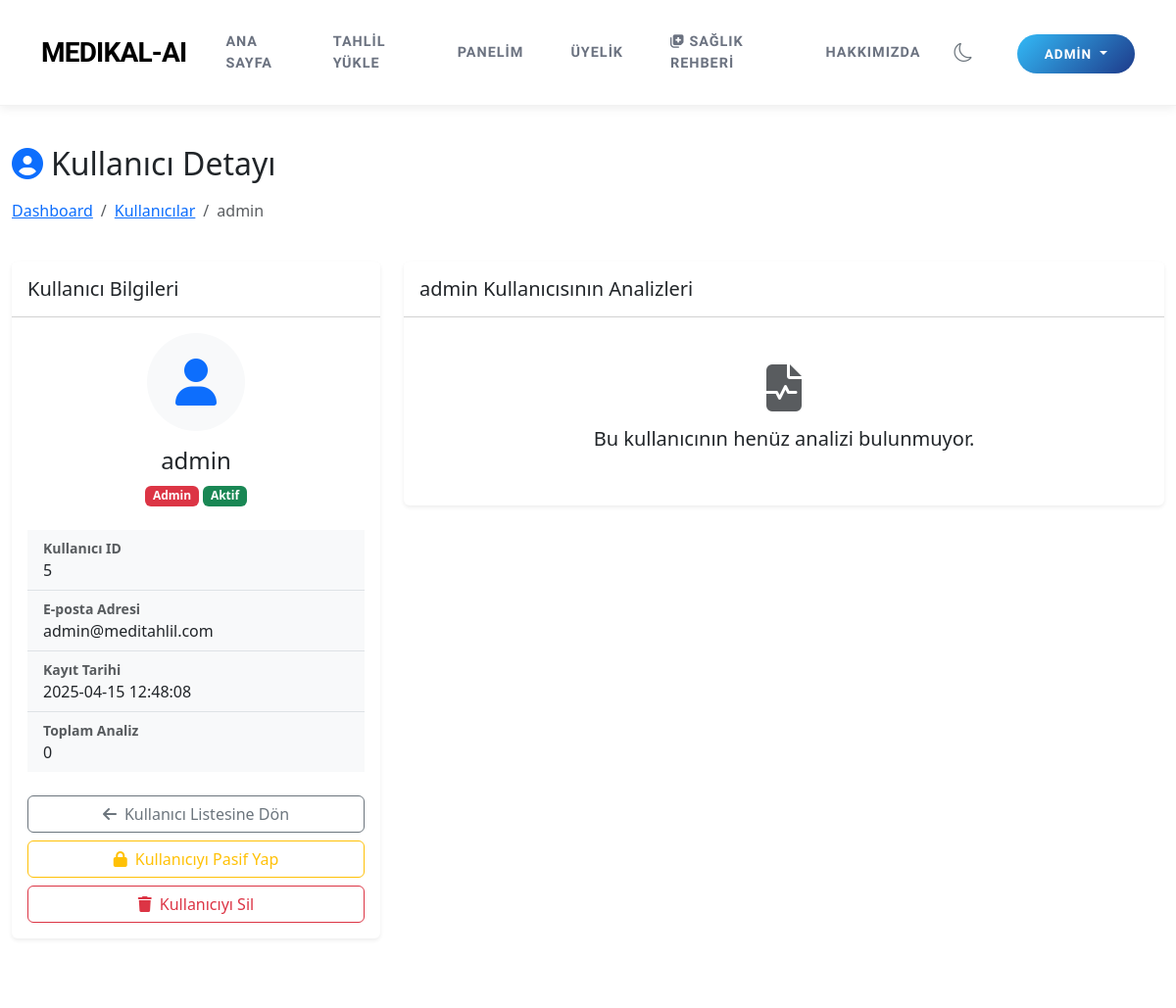
The app's page /admin/users/5 (signed in, upper part), older data.
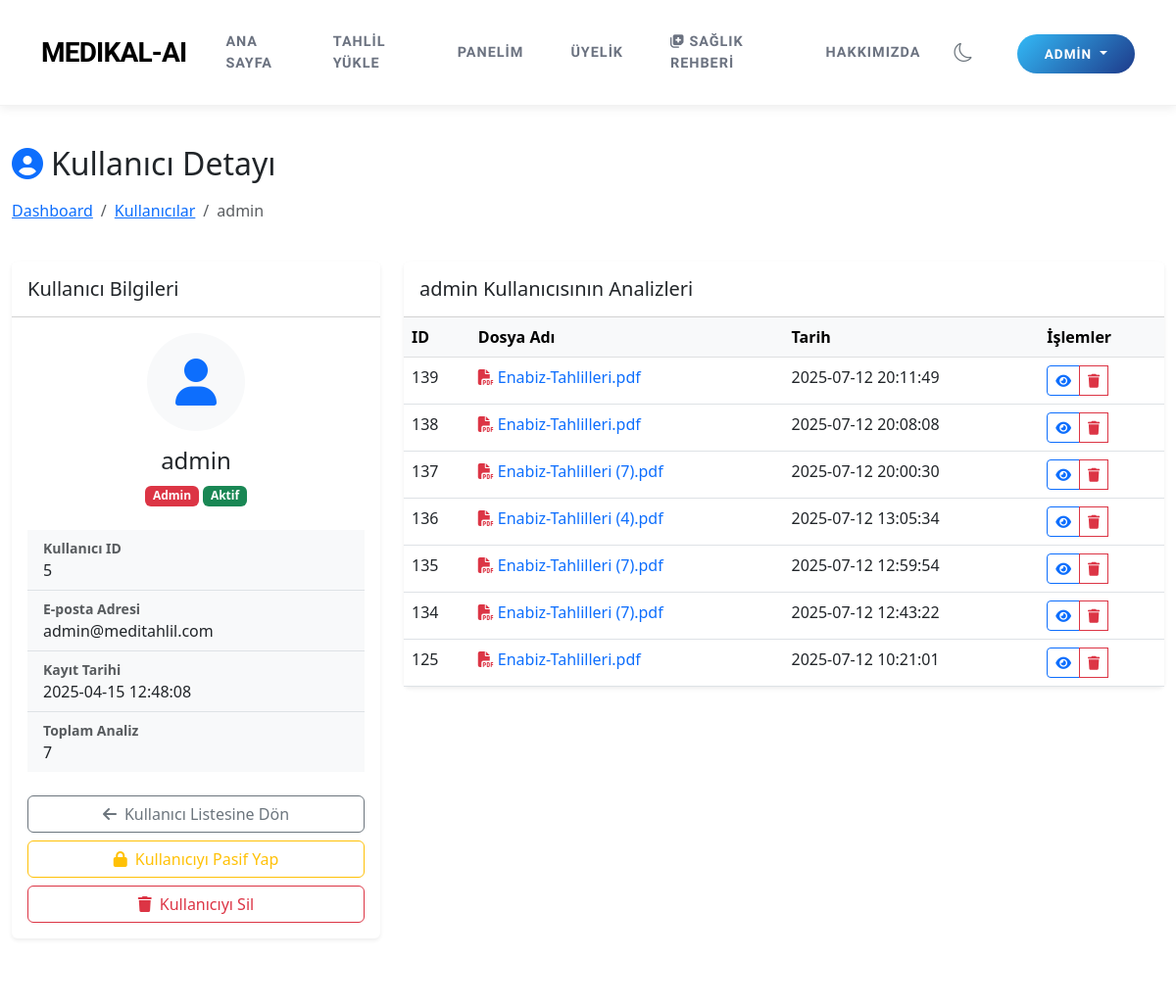
The same page, newer data.
### tables this page shows
CREATE TABLE users (
        id INTEGER PRIMARY KEY AUTOINCREMENT,
        username TEXT UNIQUE NOT NULL,
        password TEXT NOT NULL,
        email TEXT UNIQUE NOT NULL,
        created_at TIMESTAMP DEFAULT CURRENT_TIMESTAMP
    , role TEXT DEFAULT 'user', is_active BOOLEAN DEFAULT 1, login_count INTEGER DEFAULT 0, subscription_plan TEXT DEFAULT 'free', stripe_customer_id TEXT, subscription_status TEXT DEFAULT 'active', subscription_end_date TIMESTAMP);

CREATE TABLE analyses (
        id INTEGER PRIMARY KEY AUTOINCREMENT,
        user_id INTEGER,
        file_name TEXT,
        analysis_text TEXT,
        analysis_result TEXT,
        created_at TIMESTAMP DEFAULT CURRENT_TIMESTAMP, analysis_json TEXT, analysis_type TEXT DEFAULT 'kan',
        FOREIGN KEY (user_id) REFERENCES users (id)
    );

### app.py (the view)
@app.route('/admin/users/<int:user_id>')
@admin_required
def admin_user_detail(user_id):
    conn = sqlite3.connect(DB_PATH)
    conn.row_factory = sqlite3.Row
    c = conn.cursor()
    c.execute("SELECT * FROM users WHERE id = ?", (user_id,))
    user = c.fetchone()
    if not user:
        conn.close()
        flash('Kullanıcı bulunamadı!', 'danger')
        return redirect(url_for('admin_users'))
    c.execute("SELECT * FROM analyses WHERE user_id = ? ORDER BY created_at DESC", (user_id,))
    analyses = c.fetchall()
    conn.close()
    return render_template('admin/user_detail.html', user=user, analyses=analyses)

### templates/admin/user_detail.html (shortened to what this page needs)
{% extends "layout.html" %}
{% block content %}
<div class="container-fluid py-4">
    <div class="row mb-4">
        <div class="col-md-12">
            <h2 class="mb-3"><i class="fas fa-user-circle me-2 text-primary"></i>Kullanıcı Detayı</h2>
            <nav aria-label="breadcrumb">
                <ol class="breadcrumb">
                    <li class="breadcrumb-item"><a href="{{ url_for('admin_dashboard') }}">Dashboard</a></li>
                    <li class="breadcrumb-item"><a href="{{ url_for('admin_users') }}">Kullanıcılar</a></li>
                    <li class="breadcrumb-item active">{{ user.username }}</li>
                </ol>
            </nav>
        </div>
    </div>
    <div class="row g-4">
        <div class="col-md-4">
            <div class="card border-0 shadow-sm">
                <div class="card-header bg-white py-3">
                    <h5 class="mb-0">Kullanıcı Bilgileri</h5>
                </div>
                <div class="card-body">
                    <div class="text-center mb-4">
                        <div class="bg-light rounded-circle mx-auto mb-3 d-flex align-items-center justify-content-center" style="width: 100px; height: 100px;">
                            <i class="fas fa-user text-primary" style="font-size: 3rem;"></i>
                        </div>
                        <h4>{{ user.username }}</h4>
                        {% if user.role == 'admin' %}
                        <span class="badge bg-danger">Admin</span>
                        {% else %}
                        <span class="badge bg-primary">Kullanıcı</span>
                        {% endif %}
                        {% if user.is_active %}
                        <span class="badge bg-success">Aktif</span>
                        {% else %}
                        <span class="badge bg-danger">Pasif</span>
                        {% endif %}
                    </div>
                    <div class="list-group list-group-flush">
                        <div class="list-group-item bg-light">
                            <div class="fw-bold text-muted small">Kullanıcı ID</div>
                            <div>{{ user.id }}</div>
                        </div>
                        <div class="list-group-item bg-light">
                            <div class="fw-bold text-muted small">E-posta Adresi</div>
                            <div>{{ user.email }}</div>
                        </div>
                        <div class="list-group-item bg-light">
                            <div class="fw-bold text-muted small">Kayıt Tarihi</div>
                            <div>{{ user.created_at }}</div>
                        </div>
                        <div class="list-group-item bg-light">
                            <div class="fw-bold text-muted small">Toplam Analiz</div>
                            <div>{{ analyses|length }}</div>
                        </div>
                    </div>
                    <div class="d-grid gap-2 mt-4">
                        <a href="{{ url_for('admin_users') }}" class="btn btn-outline-secondary">
                            <i class="fas fa-arrow-left me-2"></i>Kullanıcı Listesine Dön
                        </a>
                        {% if user.id != 1 %}
                        <a href="{{ url_for('admin_toggle_user', user_id=user.id) }}" class="btn btn-outline-warning">
                            {% if user.is_active %}
                            <i class="fas fa-lock me-2"></i>Kullanıcıyı Pasif Yap
                            {% else %}
                            <i class="fas fa-lock-open me-2"></i>Kullanıcıyı Aktif Yap
                            {% endif %}
                        </a>
                        <button type="button" class="btn btn-outline-danger" data-bs-toggle="modal" data-bs-target="#deleteUserModal">
                            <i class="fas fa-trash me-2"></i>Kullanıcıyı Sil
                        </button>
                        {% endif %}
                    </div>
                </div>
            </div>
        </div>
        <div class="col-md-8">
            <div class="card border-0 shadow-sm">
                <div class="card-header bg-white py-3">
                    <h5 class="mb-0">{{ user.username }} Kullanıcısının Analizleri</h5>
                </div>
                <div class="card-body p-0">
                    {% if analyses %}
                    <div class="table-responsive">
                        <table class="table table-hover mb-0">
                            <thead class="table-light">
                                <tr>
                                    <th>ID</th>
                                    <th>Dosya Adı</th>
                                    <th>Tarih</th>
                                    <th>İşlemler</th>
                                </tr>
                            </thead>
                            <tbody>
                                {% for analysis in analyses %}
                                <tr>
                                    <td>{{ analysis.id }}</td>
                                    <td>
                                        <a href="{{ url_for('admin_analysis_detail', analysis_id=analysis.id) }}" class="text-decoration-none">
                                            <i class="fas fa-file-pdf text-danger me-1"></i>{{ analysis.file_name }}
                                        </a>
                                    </td>
                                    <td>{{ analysis.created_at }}</td>
                                    <td>
                                        <div class="btn-group btn-group-sm" role="group">
                                            <a href="{{ url_for('admin_analysis_detail', analysis_id=analysis.id) }}" class="btn btn-outline-primary" title="Görüntüle">
                                                <i class="fas fa-eye"></i>
                                            </a>
                                            <button type="button" class="btn btn-outline-danger" title="Sil" data-bs-toggle="modal" data-bs-target="#deleteModal{{ analysis.id }}">
                                                <i class="fas fa-trash"></i>
                                            </button>
                                        </div>
                                    </td>
                                </tr>
                                {% endfor %}
                            </tbody>
                        </table>
                    </div>
                    {% else %}
                    <div class="text-center py-5">
                        <i class="fas fa-file-medical-alt text-muted mb-3" style="font-size: 3rem;"></i>
                        <h5>Bu kullanıcının henüz analizi bulunmuyor.</h5>
                    </div>
                    {% endif %}
                </div>
            </div>
        </div>
    </div>
</div>
{% endblock %}

### templates/layout.html (shortened to what this page needs)
<!DOCTYPE html>
<html lang="tr" data-bs-theme="light">
<head>
    <link href="https://cdn.jsdelivr.net/npm/bootstrap@5.3.0/dist/css/bootstrap.min.css" rel="stylesheet">
    <link rel="stylesheet" href="https://cdn.jsdelivr.net/npm/bootstrap-icons@1.10.0/font/bootstrap-icons.css">
    <link rel="stylesheet" href="https://cdnjs.cloudflare.com/ajax/libs/font-awesome/6.4.0/css/all.min.css">
</head>
<body {% if is_new_user %}data-new-user="true"{% endif %}>
    <nav class="navbar navbar-expand-lg navbar-light sticky-top">
        <div class="container">
            <a class="navbar-brand" href="{{ url_for('index') }}">
                MEDIKAL-AI
            </a>
            <div class="collapse navbar-collapse" id="navbarNav">
                <ul class="navbar-nav">
                    <li class="nav-item">
                        <a class="nav-link {% if request.path == url_for('index') %}active{% endif %}" href="{{ url_for('index') }}">Ana Sayfa</a>
                    </li>
                    {% if session.user_id %}
                    <li class="nav-item">
                        <a class="nav-link {% if request.path == url_for('analyze') %}active{% endif %}" href="{{ url_for('analyze') }}">Tahlil Yükle</a>
                    </li>
                    <li class="nav-item">
                        <a class="nav-link {% if request.path == url_for('dashboard') %}active{% endif %}" href="{{ url_for('dashboard') }}">Panelim</a>
                    </li>
                    <li class="nav-item">
                        <a class="nav-link {% if request.path == url_for('subscription_plans') %}active{% endif %}" href="{{ url_for('subscription_plans') }}">Üyelik</a>
                    </li>
                    {% endif %}
                    <li class="nav-item">
                        <a class="nav-link {% if request.path.startswith('/blog') %}active{% endif %}" href="{{ url_for('blog') }}">
                            <i class="fas fa-notes-medical me-1"></i>Sağlık Rehberi
                        </a>
                    </li>
                    <li class="nav-item">
                        <a class="nav-link {% if request.path == url_for('about') %}active{% endif %}" href="{{ url_for('about') }}">Hakkımızda</a>
                    </li>
                    <li class="nav-item">
                        <button class="theme-toggle" id="theme-toggle" aria-label="Temayı değiştir">
                    <i class="bi bi-sun"></i>
                </button>
                    </li>
                </ul>
                <div class="d-flex align-items-center ms-auto">
                {% if not session.user_id %}
                    <a href="{{ url_for('register') }}" class="connect-btn">Başla</a>
                {% else %}
                    <div class="dropdown">
                        <a class="connect-btn dropdown-toggle" href="#" role="button" data-bs-toggle="dropdown" aria-expanded="false">
                            {{ session.username }}
                    </a>
                </div>
                {% endif %}
            </div>
            </div>
        </div>
    </nav>
    <div class="content">
        {% block content %}{% endblock %}
    </div>
</body>
</html>

### templates/layout.html (style rules this page uses)
body { min-height: 100vh; display: flex; flex-direction: column; transition: background-color 0.3s ease, color 0.3s ease; }
.content { flex: 1; }
.navbar { padding: 20px 0; background-color: #ffffff !important; box-shadow: 0 2px 10px rgba(0,0,0,0.08); transition: all 0.3s ease; border-bottom: 1px solid rgba(0,0,0,0.05); }
.navbar-brand { font-weight: 800; font-size: 1.75rem; color: #000000 !important; text-decoration: none; letter-spacing: -0.8px; transition: all 0.3s ease; font-family: 'Plus Jakarta Sans', sans-serif; }
.navbar-nav { margin-left: auto; align-items: center; }
.navbar-nav .nav-link { font-weight: 600; font-size: 0.9rem; color: #6b7280 !important; padding: 12px 24px !important; transition: all 0.3s ease; text-transform: uppercase; letter-spacing: 1px; position: relative; font-family: 'Plus Jakarta Sans', sans-serif; }
.navbar-nav .nav-link::after { content: ''; position: absolute; bottom: 8px; left: 50%; width: 0; height: 2px; background: linear-gradient(135deg, #33baf7 0%, #1e3a8a 100%); transition: all 0.3s ease; transform: translateX(-50%); }
.connect-btn { background: linear-gradient(135deg, #33baf7 0%, #1e3a8a 100%) !important; color: white !important; padding: 12px 28px !important; border-radius: 50px !important; font-weight: 700 !important; font-size: 0.85rem !important; text-transform: uppercase !important; letter-spacing: 1px !important; border: none !important; transition: all 0.3s ease !important; margin-left: 20px !important; text-decoration: none !important; font-family: 'Plus Jakarta Sans', sans-serif; }
.theme-toggle { background: transparent; border: none; padding: 8px; border-radius: 50%; transition: all 0.3s ease; margin-right: 15px; }
.theme-toggle { cursor: pointer; padding: 5px 10px; border-radius: 50px; display: flex; align-items: center; transition: all 0.3s ease; border: none; background-color: transparent; }
.bi-moon { color: #6c757d; font-size: 1.2rem; }
[data-bs-theme="light"] .bi-moon { display: inline-block; }
@media (min-width: 992px) { .container { max-width: 1140px; } }

Row changes from the older to the newer data that the page shows:
added analyses: id "139", file_name "Enabiz-Tahlilleri.pdf", created_at "2025-07-12 20:11:49"
added analyses: id "138", file_name "Enabiz-Tahlilleri.pdf", created_at "2025-07-12 20:08:08"
added analyses: id "137", file_name "Enabiz-Tahlilleri (7).pdf", created_at "2025-07-12 20:00:30"
added analyses: id "136", file_name "Enabiz-Tahlilleri (4).pdf", created_at "2025-07-12 13:05:34"
added analyses: id "135", file_name "Enabiz-Tahlilleri (7).pdf", created_at "2025-07-12 12:59:54"
added analyses: id "134", file_name "Enabiz-Tahlilleri (7).pdf", created_at "2025-07-12 12:43:22"
added analyses: id "125", file_name "Enabiz-Tahlilleri.pdf", created_at "2025-07-12 10:21:01"
Text that changed along with them:
{{ analyses|length }}: "0" → "7"
text no longer shown: "Bu kullanıcının henüz analizi bulunmuyor."
text now shown: "ID Dosya Adı Tarih İşlemler"
